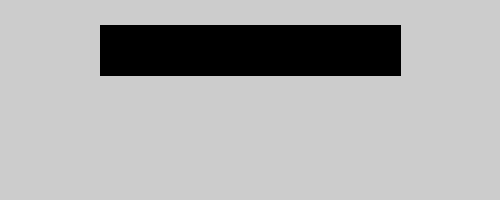
Frame 1 (no input)
Frame 60 (the mouse pressed at the canvas centre just before this capture): identical to frame 1, image omitted
Frame 120 (the mouse held since frame 60 and released just before this capture): identical to frame 1, image omitted

The Processing sketch that drew this single still picture (run headless with seeded random() and noise(); from frame 60 on, the mouse is pressed at the canvas centre):

// Processing sketch: teclado_05
// ── teclado_05.pde
/*
  Funciones de Teclado
 Sergio Majluf
 Agosto de 2018
 
 Ejecutar, escribir y mirar la consola
 
 */

color miR = 0;
color miG = 0;
color miB = 0;

void setup() {
  size(500, 200);
}

void draw() {

  fill(miR, miG, miB);
  rect(100, 25, 300, 50);
}

void keyPressed() {

  if (key == 'r' || key == 'R') {
    miR+= 20;
  } else if (key == 'g' || key == 'G') {
    miG+= 20;
  } else if (key == 'b' || key == 'B') {
    miB+= 20;
  }
}

void mouseReleased() {
  miR = 0;
  miG = 0;
  miB = 0;
}
